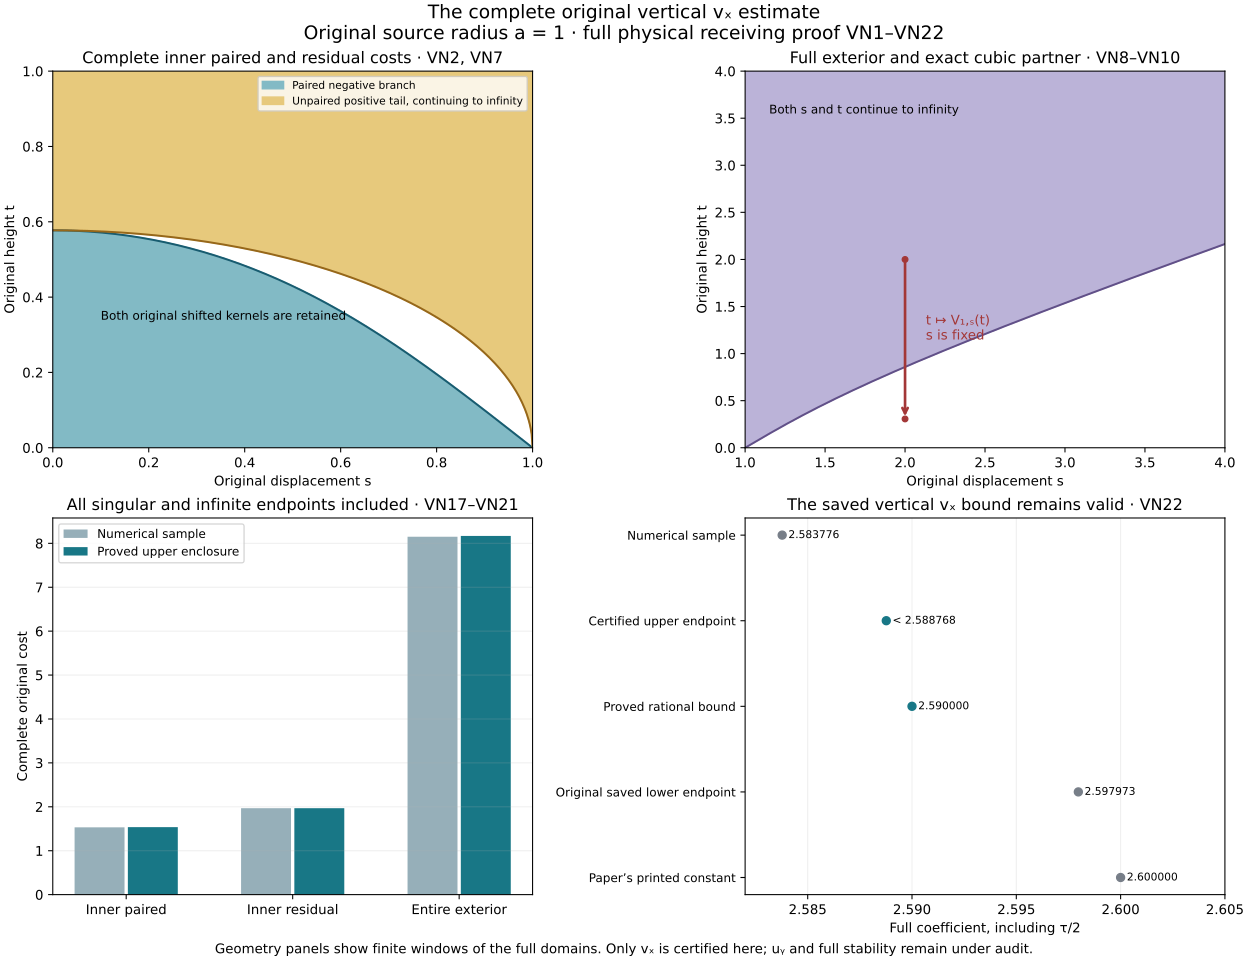

This figure's Python source:
"""Original full-cost domains and the certified physical coefficient."""
from pathlib import Path
from fractions import Fraction
from datetime import datetime,timezone
import hashlib,json
import numpy as np
import matplotlib
matplotlib.use('Agg')
import matplotlib.pyplot as plt
P=Path(__file__).resolve();S=P.parent.parent/'state'
c=json.loads((S/'CHEN_HOU_VERTICAL_VX_CERTIFICATE_128.json').read_text(encoding='utf-8'))
d=json.loads((S/'CHEN_HOU_VERTICAL_FULL_COST_DIAGNOSTIC.json').read_text(encoding='utf-8'))['rows'][-1]
num=lambda v:float(Fraction(v))
fig,axs=plt.subplots(2,2,figsize=(13,10),layout='constrained')
fig.suptitle('The complete original vertical vₓ estimate\nOriginal source radius a = 1 · full physical receiving proof VN1–VN22',fontsize=14)
def sigma(s):return abs(s*s-1)/np.sqrt(s*s+1+2*np.sqrt(s**4-s*s+1))
ax=axs[0,0];s=np.linspace(0,1,501);sig=sigma(s);b=np.sqrt((1-s*s)/3)
ax.fill_between(s,0,sig,color='#82bac5',label='Paired negative branch')
ax.fill_between(s,b,1,color='#e7c97c',label='Unpaired positive tail, continuing to infinity')
ax.plot(s,sig,color='#185c70');ax.plot(s,b,color='#96671a')
ax.set(xlim=(0,1),ylim=(0,1),xlabel='Original displacement s',ylabel='Original height t',title='Complete inner paired and residual costs · VN2, VN7')
ax.legend(fontsize=8,loc='upper right');ax.text(.1,.34,'Both original shifted kernels are retained',fontsize=9)
ax=axs[0,1];s=np.linspace(1,4,401)
ax.fill_between(s,sigma(s),4,color='#bbb3d8',label='Positive vertical-partner branch')
ax.plot(s,sigma(s),color='#615088')
ss=2.;tt=2.;lo=0.;hi=tt
for _ in range(70):
 m=(lo+hi)/2
 if tt*m*(m*m+tt*m+tt*tt+2*ss*ss+2)<(ss*ss-1)**2:lo=m
 else:hi=m
partner=(lo+hi)/2
ax.annotate('',xy=(ss,partner),xytext=(ss,tt),arrowprops=dict(arrowstyle='->',color='#a33737',lw=2))
ax.scatter([ss,ss],[partner,tt],color='#a33737',s=18)
ax.text(ss+.13,1.15,'t ↦ V₁,ₛ(t)\ns is fixed',fontsize=10,color='#a33737')
ax.text(1.15,3.55,'Both s and t continue to infinity',fontsize=9)
ax.set(xlim=(1,4),ylim=(0,4),xlabel='Original displacement s',ylabel='Original height t',title='Full exterior and exact cubic partner · VN8–VN10')
ax=axs[1,0];labels=['Inner paired','Inner residual','Entire exterior'];pos=np.arange(3)
samples=[d['inner_paired'],d['inner_residual'],d['exterior']]
upper=[num(c['full_paired_upper']),num(c['full_residual_upper']),num(c['full_exterior_upper'])]
ax.bar(pos-.16,samples,width=.3,color='#96afb9',label='Numerical sample')
ax.bar(pos+.16,upper,width=.3,color='#187786',label='Proved upper enclosure')
ax.set_xticks(pos,labels);ax.set(ylabel='Complete original cost',title='All singular and infinite endpoints included · VN17–VN21')
ax.legend(fontsize=9);ax.grid(axis='y',alpha=.2)
ax=axs[1,1]
values=[d['vx_vertical_coefficient'],num(c['complete_vx_coefficient_upper']),2.59,num('1462528955430077/562949953421312'),2.60]
names=['Numerical sample','Certified upper endpoint','Proved rational bound','Original saved lower endpoint','Paper’s printed constant']
for i,(name,val) in enumerate(zip(names,values)):
 ax.plot(val,i,'o',color='#187786' if i in [1,2] else '#777e88')
 ax.text(val+.0003,i,'< 2.588768' if i==1 else f'{val:.6f}',va='center',fontsize=8)
ax.set_yticks(range(5),names,fontsize=9);ax.invert_yaxis()
ax.set(xlim=(2.582,2.605),xlabel='Full coefficient, including τ/2',title='The saved vertical vₓ bound remains valid · VN22')
ax.grid(axis='x',alpha=.2)
fig.supxlabel('Geometry panels show finite windows of the full domains. Only vₓ is certified here; uᵧ and full stability remain under audit.',fontsize=10)
for ext in ['png','svg']:fig.savefig(P.with_suffix('.'+ext),dpi=175)
plt.close(fig)
meta=dict(at=datetime.now(timezone.utc).isoformat(),source_sha256=hashlib.sha256(P.read_bytes()).hexdigest(),
 proof='CHEN_HOU_VERTICAL_FULL_COST_WORK_20261012.md',locators='VN1–VN22',original_a='1',
 source_attribution='Jiajie Chen and Thomas Y. Hou, original numerical supplement to Part II v3, vertical transport section; all source and proof links in the accompanying note.',
 scope='Complete original costs and certified scalar coefficient; numerical samples and finite plotting windows are explicitly identified.',visual_inspection='pending')
P.with_suffix('.json').write_text(json.dumps(meta,indent=2)+'\n',encoding='utf-8',newline='\n')
print(json.dumps(dict(figure=str(P.with_suffix('.png')))))
